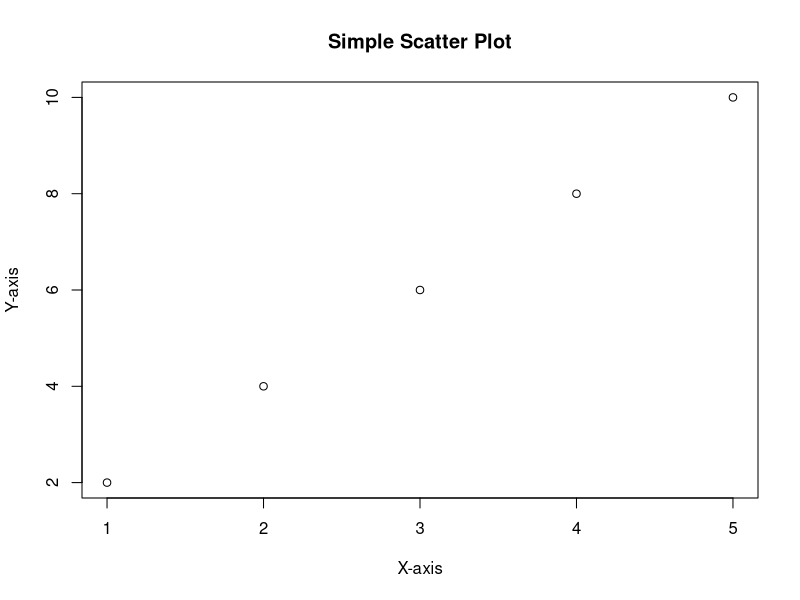
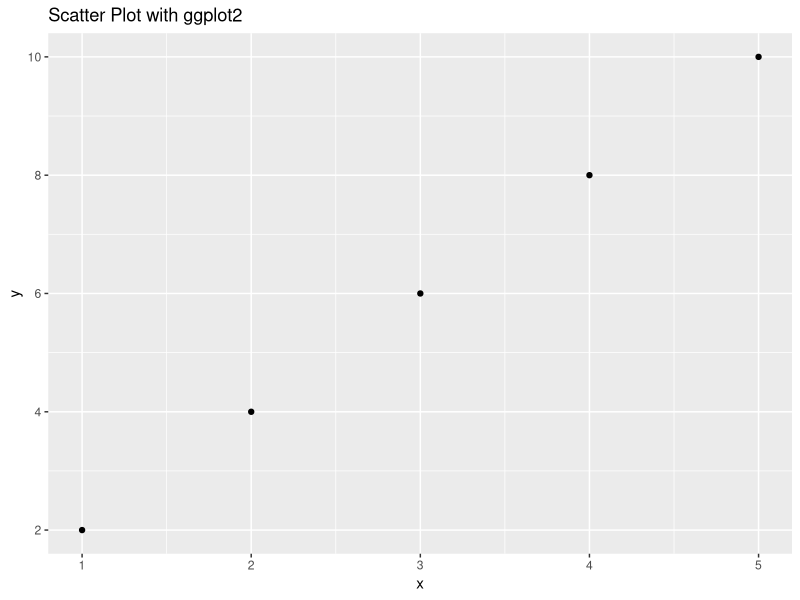

Here is the R script that generated these plots, in order:
5 + 3
10 / 2
2^3
10 %% 3  # Modulo (remainder)
10 %/% 3 # Integer division

x <- 10
y <- 20       # `=` can also be used for assignment.
z <- x + y
z

numbers <- c(1, 2, 3, 4, 5)
names <- c("Vishwa", "Kavishka", "Shen", "Kabi")
logical_values <- c(TRUE, FALSE, TRUE)

numbers + 2 # Add 2 to each element
numbers * 3 # Multiply each element by 3
numbers + c(1, 2, 3, 4, 5) # Element-wise addition

numbers[3]          # Access the 3rd element
numbers[c(1, 3, 5)] # Access the 1st, 3rd, and 5th elements
numbers[numbers > 3]  # Access elements using a logical condition

gender <- factor(c("male", "female", "male", "male", "female"))
levels(gender)
as.numeric(gender) # Converts factors to their internal numeric codes.

symptoms <- factor(c("mild", "severe", "moderate", "mild"),
                   levels = c("mild", "moderate", "severe"),
                   ordered = TRUE)
symptoms

person <- list(
  name = "John Smith",
  age = 30,
  married = TRUE,
  children = c("Jane", "Tom")
)

person$name        # Access by name using `$`
person[[1]]        # Access by index using `[[`
person$children[2] # Access an element within a list's vector

mat <- matrix(1:9, nrow = 3, ncol = 3)
mat

mat * 2      # Multiply each element by 2
mat[2, 3]    # Access element at row 2, column 3
mat[2, ]     # Access entire row 2
mat[, 1]     # Access entire column 1

students <- data.frame(
  name = c("Alice", "Bob", "Charlie"),
  age = c(22, 25, 23),
  grade = c("A", "B", "C"),
  pass = c(TRUE, TRUE, TRUE)
)
students

students$name    # Access column by name
students[1, ]    # Access first row
students[, "age"]# Access 'age' column
students[2, 3]   # Access element at row 2, column 3

# install.packages("ggplot2")

library(ggplot2)

x <- c(1, 2, 3, 4, 5)
y <- c(2, 4, 6, 8, 10)

plot(x, y, main = "Simple Scatter Plot", xlab = "X-axis", ylab = "Y-axis")

data <- data.frame(x = x, y = y)
ggplot(data, aes(x = x, y = y)) +
  geom_point() +
  ggtitle("Scatter Plot with ggplot2")

x <- c(1, 3, 5, 7, 9)
x > 5
x[x > 5] # Filtering with a logical vector

x > 3 & x < 8  # AND operator
x < 3 | x > 7  # OR operator 